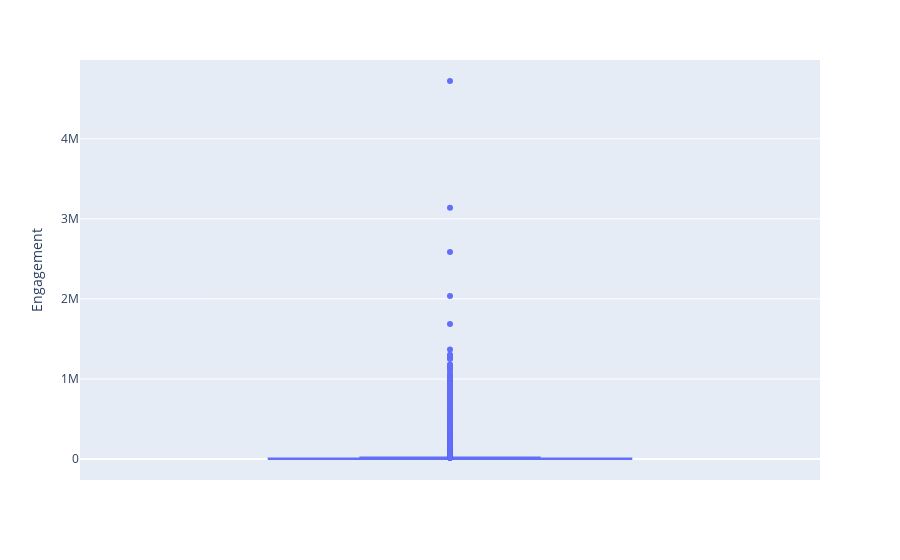

Notebook code for this chart:
### Code cell
import plotly.express as px
fig = px.box(df1, y="Engagement")
fig.show()

### Figure 1 — Plotly figure (JSON) as saved in the notebook; plotly's stock layout.template omitted (floating-point values rounded to 4 significant figures; data arrays with more than 128 entries replaced by an {"elided": "..."} marker saying what was removed)
{"data": [{"alignmentgroup": "True", "hovertemplate": "Engagement=%{y}<extra></extra>", "legendgroup": "", "marker": {"color": "#636efa"}, "name": "", "notched": false, "offsetgroup": "", "orientation": "v", "showlegend": false, "type": "box", "x0": " ", "xaxis": "x", "y": {"elided": "12601 int values"}, "y0": " ", "yaxis": "y"}], "layout": {"boxmode": "group", "legend": {"tracegroupgap": 0}, "margin": {"t": 60}, "xaxis": {"anchor": "y", "domain": [0, 1]}, "yaxis": {"anchor": "x", "domain": [0, 1], "title": {"text": "Engagement"}}}}
